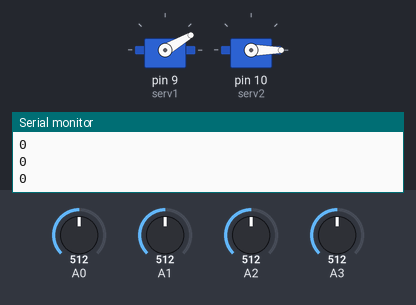
Bench run of a sketch on a simulated Arduino Uno, built with avr-gcc and run on an emulated ATmega328P. On the bench: 2 × servo, the last lines printed to the serial monitor. The test bench sets the inputs (shaded band); at power-on: A1 = 512, A0 = 512, A3 = 512, A2 = 512.

Above: at 7.2 s.
7.3 s: A1 set to 518
At 8.11 s:
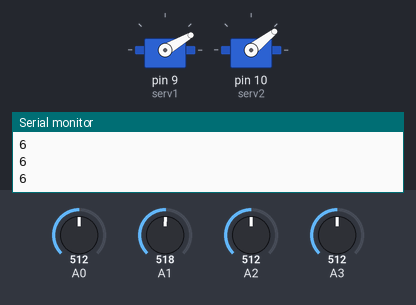
10.3 s: A0 set to 518
At 13.1 s:
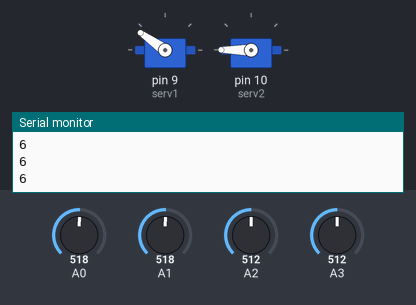
13.3 s: A3 set to 524
At 13.79 s:
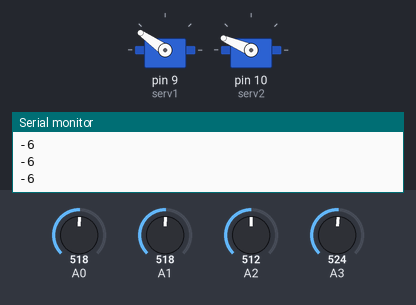
16.3 s: A2 set to 716
At 16.58 s:
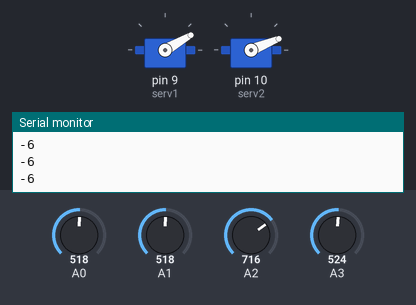
18.5 s: A1 set to 716
At 19.7 s:
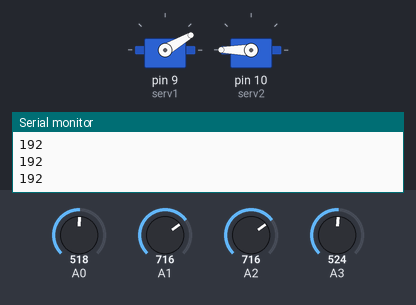
20.1 s: A3 set to 992
At 21.3 s:
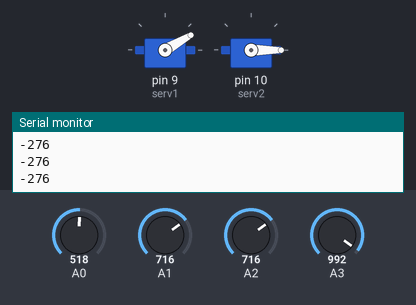
Timing chart, 0 to 22.6 s (numbered marks = the images above; inputs shaded):
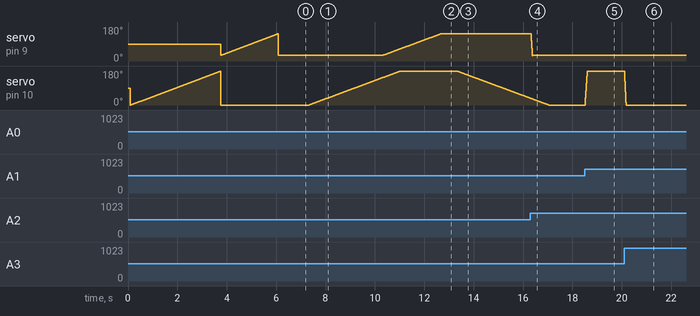

The sketch:

LightFollowingSystem.ino
```cpp
#include <Servo.h>

Servo serv1;
Servo serv2;
int val0;
int val1;
int val2;
int val3;

int xVal = 90;
int yVal = 90;
int mClick = 0;
boolean newData = false;


void setup() {
  serv1.attach(9);
  serv2.attach(10);
  Serial.begin(9600);
  delay(100);
  calibration(&val0, &val1, &val2, &val3);

  Serial.print(val0);
  Serial.print(",");
  Serial.print(val1);
  Serial.print(",");
  Serial.print(val2);
  Serial.print(",");
  Serial.print(val3);
  Serial.print("\n");}

void loop() {
  int l0 = analogRead(0); //top
  int l1 = analogRead(1); //right
  int l2 = analogRead(2); //bottom
  int l3 = analogRead(3); //left
  int posX;
  int posY;
  delay(20);
  Serial.println(l1-l3);
  if(l0 - l2 > 5){
    posX = serv1.read();
    if(posX + (l0-l2)/5 < 145){
      serv1.write(posX + (l0-l2)/5);
    } else{
        serv1.write(145);
    }
  } else if(l0 - l2 < -5){
    posX = serv1.read();
    if(posX + (10-12)/5 > 30){
      serv1.write(posX + (l0-l2)/5);
    } else{
        serv1.write(30);
    }

  }

  if(l1 - l3 > 5){
    posY = serv2.read();
    if(posY + (l1-l3)/5 < 180){
      serv2.write(posY + (l1-l3)/5);
    } else{
        serv2.write(180);
    }
  } else if(l1 - l3 < -5){
    posY = serv2.read();
    if(posY + (l1-l3)/5 > 0){
      serv2.write(posY + (l1-l3)/5);
    } else{
        serv2.write(0);
    }
  }


//  if(l3 < l1){
//    xVal += 1;
//    serv2.write(xVal);
//  }
//  if(l3 > l1){
//    xVal -= 1;
//    serv1.write(xVal);
//  }


//  Serial.print(l0);
//  Serial.print(",");
//  Serial.print(l1);
//  Serial.print(",");
//  Serial.print(l2);
//  Serial.print(",");
//  Serial.print(l3);
//  Serial.print("\n");
}
void calibration(int *val0,int *val1, int *val2, int *val3) {
  int maxValX = 0;
  int maxValY = 0;
  int serv1Val = 0;
  int serv2Val = 0;
  int read0;
  int read1;
  int read2;
  int read3;


  for(int i=0; i<180; i++)
  {
    serv2.write(i);
    delay(20);
    read0 = analogRead(0);
    read2 = analogRead(2);

    if (read2+read0 > maxValX){
      maxValX = read2+read0;
      serv2Val = i;
    }


  }
  serv2.write(serv2Val);

  for(int i=30; i<145; i++)
  {
    serv1.write(i);
    delay(20);
    read1 = analogRead(1);
    read3 = analogRead(3);

    if (read1+read3 > maxValY){
      maxValY = read1+read3;
      serv1Val = i;
    }


  }
  serv1.write(serv1Val);
  serv2.write(serv2Val);

  *val0 = analogRead(0);
  *val1 = analogRead(1);
  *val2 = analogRead(2);
  *val3 = analogRead(3);

//  Serial.print(val0);
//  Serial.print(",");
//  Serial.print(val1);
//  Serial.print(",");
//  Serial.print(val2);
//  Serial.print(",");
//  Serial.print(val3);
//  Serial.print("\n");


}
```

Measured:
- the behaviour switches between 517 and 518 on A1 (found by bisection; images 0 and 1)
- the behaviour switches between 517 and 518 on A0 (found by bisection; images 1 and 2)
- the behaviour switches between 523 and 524 on A3 (found by bisection; images 2 and 3)
- after the input at 7.3 s, servo on pin 10 (serv2): moves from 0° to 144° over 2.9 s, starting at once
- after the input at 10.3 s, servo on pin 9 (serv1): moves from 30° to 145° over 2.4 s, starting at once
- after the input at 13.3 s, servo on pin 10 (serv2): moves from 180° to 36° over 3.0 s, starting at once
- after the input at 16.3 s, servo on pin 9 (serv1): 145° → 30° at once
- after the input at 18.5 s, servo on pin 10 (serv2): 0° → 180° at once
- after the input at 20.1 s, servo on pin 10 (serv2): 180° → 0° at once
